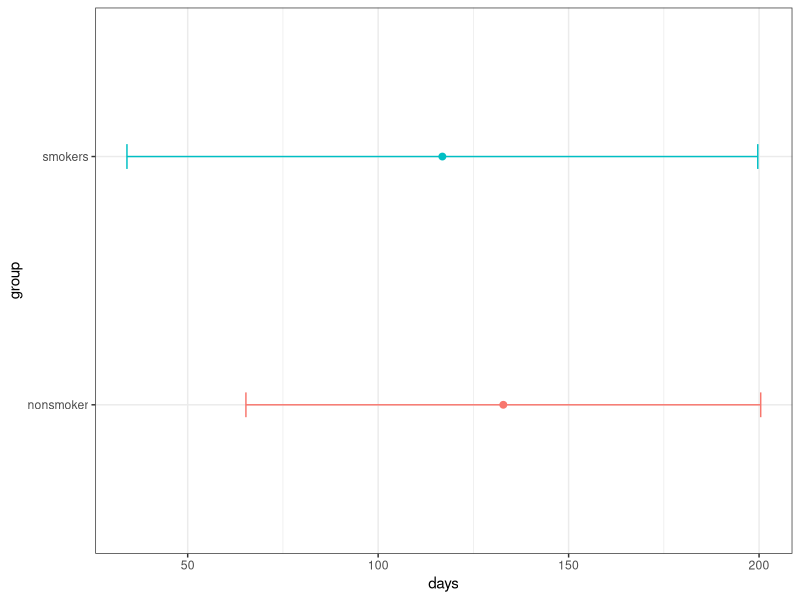
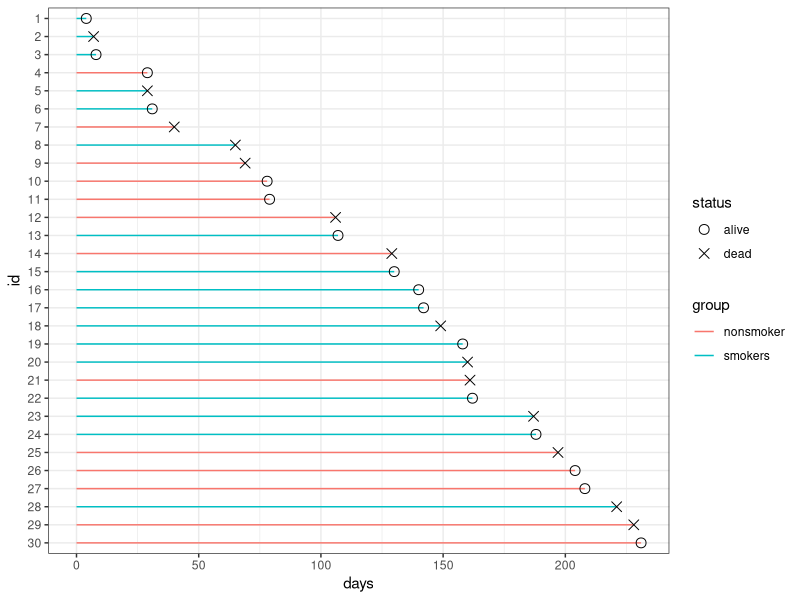
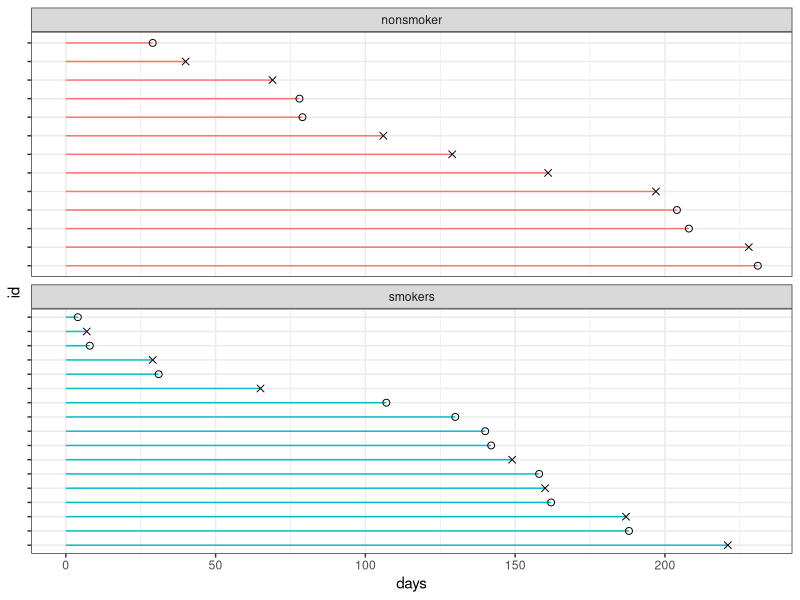
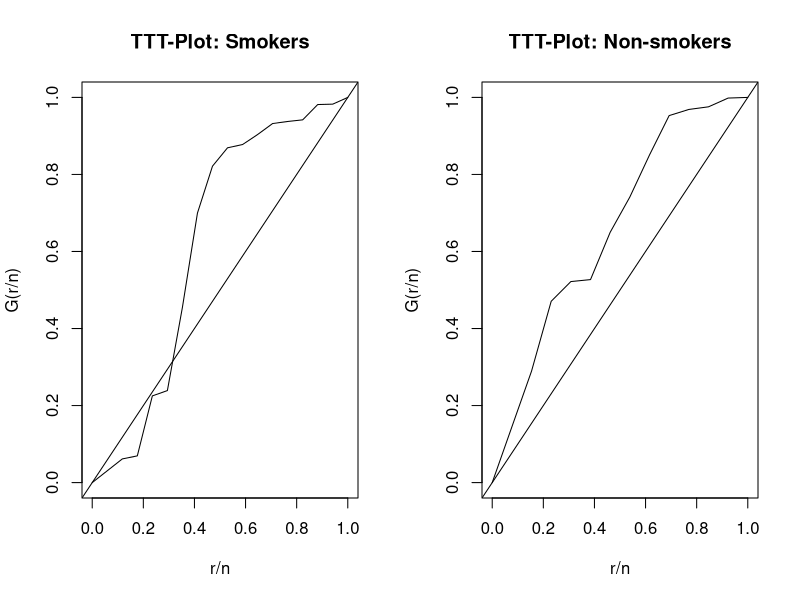

These figures' R source, in order:
# Paquetes ----------------------------------------------------------------

library(dplyr)
library(ggplot2)
library(survival)

# Lectura -----------------------------------------------------------------

datos <- readxl::read_xlsx("smoke.xlsx")
#datos <- rio::import("smoke.xlsx")

# Descriptivo -------------------------------------------------------------

datos %>% head

datos$group %>% table

datos$status %>% table

datos %>% group_by(group) %>% 
  summarise(days_prom = mean(days), days_sd = sd(days))

datos %>% group_by(group) %>% filter(status == "dead") %>% 
  summarise(days_prom = mean(days), days_sd = sd(days)) %>% 
  ggplot(., aes(x = group, y = days_prom, color = group)) +
  geom_point(position = position_dodge(width = 0.5), size = 2) + 
  geom_errorbar(aes(ymin = days_prom - days_sd, ymax = days_prom + days_sd, color = group), width = 0.1) +
  coord_flip() + theme_bw() + labs(y = "days", x = "group") +
  scale_color_discrete(NULL) + theme(legend.position="none")

# Surv --------------------------------------------------------------------

datos2 <- datos %>% 
  mutate(status = case_when(
    status == "alive" ~ 0,
    status == "dead" ~ 1
  ))

Surv(datos2$days, datos2$status)

# Tiempos de vida ---------------------------------------------------------

datos %>% mutate(id = 1:n()) %>% 
  ggplot() +
  geom_errorbar(aes(y = reorder(id, desc(id)), xmin = 0, xmax = days, color = group), width = 0) +
  geom_point(aes(x = days, y = reorder(id, desc(id)), shape = status), size = 3) +
  labs(x = "days", y = "id") + scale_shape_manual(values = c(1, 4)) +
  theme_bw()

datos %>% mutate(id = 1:n()) %>% 
  ggplot() + facet_wrap(~ group, scales = "free_y", ncol = 1) +
  geom_errorbar(aes(y = reorder(id, desc(id)), xmin = 0, xmax = days, color = group), width = 0) +
  geom_point(aes(x = days, y = reorder(id, desc(id)), shape = status), size = 2) +
  labs(x = "days", y = "id") + scale_shape_manual(values = c(1, 4)) +
  theme_bw() + theme(legend.position = "none", axis.text.y = element_blank())

# TTT-plot ----------------------------------------------------------------

tttplot <- function(t) {
  t <- sort(t)
  n <- length(t)
  aux <- matrix(0, n, 2)
  S <- sum(t)
  for (i in 1:n)
  {
    aux[i, 1] <- i / n
    aux[i, 2] <- (sum(t[1:i]) + (n - i) * t[i]) / S
  }
  return(aux)
}

ttt_smokers <- tttplot(datos$days[datos$group == "smokers"])
ttt_nonsmoker <- tttplot(datos$days[datos$group == "nonsmoker"])
ttt_smokers[1, 1] <- 0 ; ttt_smokers[1, 2] <- 0
ttt_nonsmoker[1, 1] <- 0 ; ttt_nonsmoker[1, 2] <- 0

par(mfrow = c(1, 2))

plot(ttt_smokers[, 1], ttt_smokers[, 2], xlim = c(0, 1), ylim = c(0, 1),
     xlab = "r/n", ylab = "G(r/n)", type = "l", col = "1", lwd = 1, lty = 1,
     main = "TTT-Plot: Smokers")
abline(a = 0, b = 1)

plot(ttt_nonsmoker[, 1], ttt_nonsmoker[, 2], xlim = c(0, 1), ylim = c(0, 1),
     xlab = "r/n", ylab = "G(r/n)", type = "l", col = "1", lwd = 1, lty = 1,
     main = "TTT-Plot: Non-smokers")
abline(a = 0, b = 1)

par(mfrow = c(1, 1))